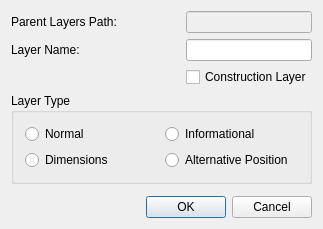
<?xml version="1.0" encoding="UTF-8"?>
<ui version="4.0">
 <class>LC_LayerDialogEx</class>
 <widget class="QDialog" name="LC_LayerDialogEx">
  <property name="geometry">
   <rect>
    <x>0</x>
    <y>0</y>
    <width>323</width>
    <height>221</height>
   </rect>
  </property>
  <property name="baseSize">
   <size>
    <width>0</width>
    <height>0</height>
   </size>
  </property>
  <property name="windowTitle">
   <string>Layer Settings</string>
  </property>
  <property name="sizeGripEnabled">
   <bool>false</bool>
  </property>
  <property name="modal">
   <bool>true</bool>
  </property>
  <layout class="QGridLayout" name="gridLayout">
   <item row="1" column="1">
    <spacer name="spacer87">
     <property name="orientation">
      <enum>Qt::Horizontal</enum>
     </property>
     <property name="sizeType">
      <enum>QSizePolicy::Expanding</enum>
     </property>
     <property name="sizeHint" stdset="0">
      <size>
       <width>3</width>
       <height>16</height>
      </size>
     </property>
    </spacer>
   </item>
   <item row="1" column="2">
    <widget class="QLineEdit" name="leName">
     <property name="text">
      <string/>
     </property>
    </widget>
   </item>
   <item row="0" column="0">
    <widget class="QLabel" name="lParentPathName">
     <property name="frameShape">
      <enum>QFrame::NoFrame</enum>
     </property>
     <property name="frameShadow">
      <enum>QFrame::Plain</enum>
     </property>
     <property name="text">
      <string>Parent Layers Path:</string>
     </property>
     <property name="wordWrap">
      <bool>false</bool>
     </property>
    </widget>
   </item>
   <item row="6" column="0" colspan="3">
    <widget class="QDialogButtonBox" name="buttonBox">
     <property name="standardButtons">
      <set>QDialogButtonBox::Cancel|QDialogButtonBox::Ok</set>
     </property>
    </widget>
   </item>
   <item row="3" column="0" colspan="3">
    <widget class="QGroupBox" name="gbLayerType">
     <property name="title">
      <string>Layer Type</string>
     </property>
     <layout class="QGridLayout" name="gridLayout_2">
      <item row="0" column="1">
       <widget class="QRadioButton" name="rbInformational">
        <property name="sizePolicy">
         <sizepolicy hsizetype="Minimum" vsizetype="Preferred">
          <horstretch>0</horstretch>
          <verstretch>0</verstretch>
         </sizepolicy>
        </property>
        <property name="text">
         <string>Informational</string>
        </property>
        <attribute name="buttonGroup">
         <string notr="true">bgLayerType</string>
        </attribute>
       </widget>
      </item>
      <item row="0" column="0">
       <widget class="QRadioButton" name="rbNormal">
        <property name="text">
         <string>Normal</string>
        </property>
        <attribute name="buttonGroup">
         <string notr="true">bgLayerType</string>
        </attribute>
       </widget>
      </item>
      <item row="1" column="0">
       <widget class="QRadioButton" name="rbDimensions">
        <property name="text">
         <string>Dimensions</string>
        </property>
        <attribute name="buttonGroup">
         <string notr="true">bgLayerType</string>
        </attribute>
       </widget>
      </item>
      <item row="1" column="1">
       <widget class="QRadioButton" name="rbAlternativePosition">
        <property name="text">
         <string>Alternative Position</string>
        </property>
        <attribute name="buttonGroup">
         <string notr="true">bgLayerType</string>
        </attribute>
       </widget>
      </item>
     </layout>
    </widget>
   </item>
   <item row="2" column="2">
    <widget class="QCheckBox" name="cbConstructionLayer">
     <property name="toolTip">
      <string>A Construction Layer has entities of infinite straight lines intended to be used for geometric construction.
       The contents of a Construction Layer should not appear in printout.</string>
     </property>
     <property name="text">
      <string>Construction Layer</string>
     </property>
    </widget>
   </item>
   <item row="5" column="0" colspan="3">
    <widget class="QG_WidgetPen" name="wPen" native="true"/>
   </item>
   <item row="0" column="1">
    <spacer name="spacer187">
     <property name="orientation">
      <enum>Qt::Horizontal</enum>
     </property>
     <property name="sizeType">
      <enum>QSizePolicy::Expanding</enum>
     </property>
     <property name="sizeHint" stdset="0">
      <size>
       <width>3</width>
       <height>16</height>
      </size>
     </property>
    </spacer>
   </item>
   <item row="0" column="2">
    <widget class="QLineEdit" name="leParentPath">
     <property name="enabled">
      <bool>false</bool>
     </property>
     <property name="text">
      <string/>
     </property>
    </widget>
   </item>
   <item row="1" column="0">
    <widget class="QLabel" name="lName">
     <property name="frameShape">
      <enum>QFrame::NoFrame</enum>
     </property>
     <property name="frameShadow">
      <enum>QFrame::Plain</enum>
     </property>
     <property name="text">
      <string>Layer Name:</string>
     </property>
     <property name="wordWrap">
      <bool>false</bool>
     </property>
    </widget>
   </item>
  </layout>
 </widget>
 <layoutdefault spacing="6" margin="11"/>
 <customwidgets>
  <customwidget>
   <class>QG_WidgetPen</class>
   <extends>QWidget</extends>
   <header>qg_widgetpen.h</header>
  </customwidget>
 </customwidgets>
 <resources/>
 <connections>
  <connection>
   <sender>buttonBox</sender>
   <signal>rejected()</signal>
   <receiver>LC_LayerDialogEx</receiver>
   <slot>reject()</slot>
   <hints>
    <hint type="sourcelabel">
     <x>126</x>
     <y>186</y>
    </hint>
    <hint type="destinationlabel">
     <x>20</x>
     <y>20</y>
    </hint>
   </hints>
  </connection>
  <connection>
   <sender>buttonBox</sender>
   <signal>accepted()</signal>
   <receiver>LC_LayerDialogEx</receiver>
   <slot>validate()</slot>
   <hints>
    <hint type="sourcelabel">
     <x>126</x>
     <y>186</y>
    </hint>
    <hint type="destinationlabel">
     <x>20</x>
     <y>20</y>
    </hint>
   </hints>
  </connection>
 </connections>
 <slots>
  <slot>validate()</slot>
 </slots>
 <buttongroups>
  <buttongroup name="bgLayerType"/>
 </buttongroups>
</ui>
